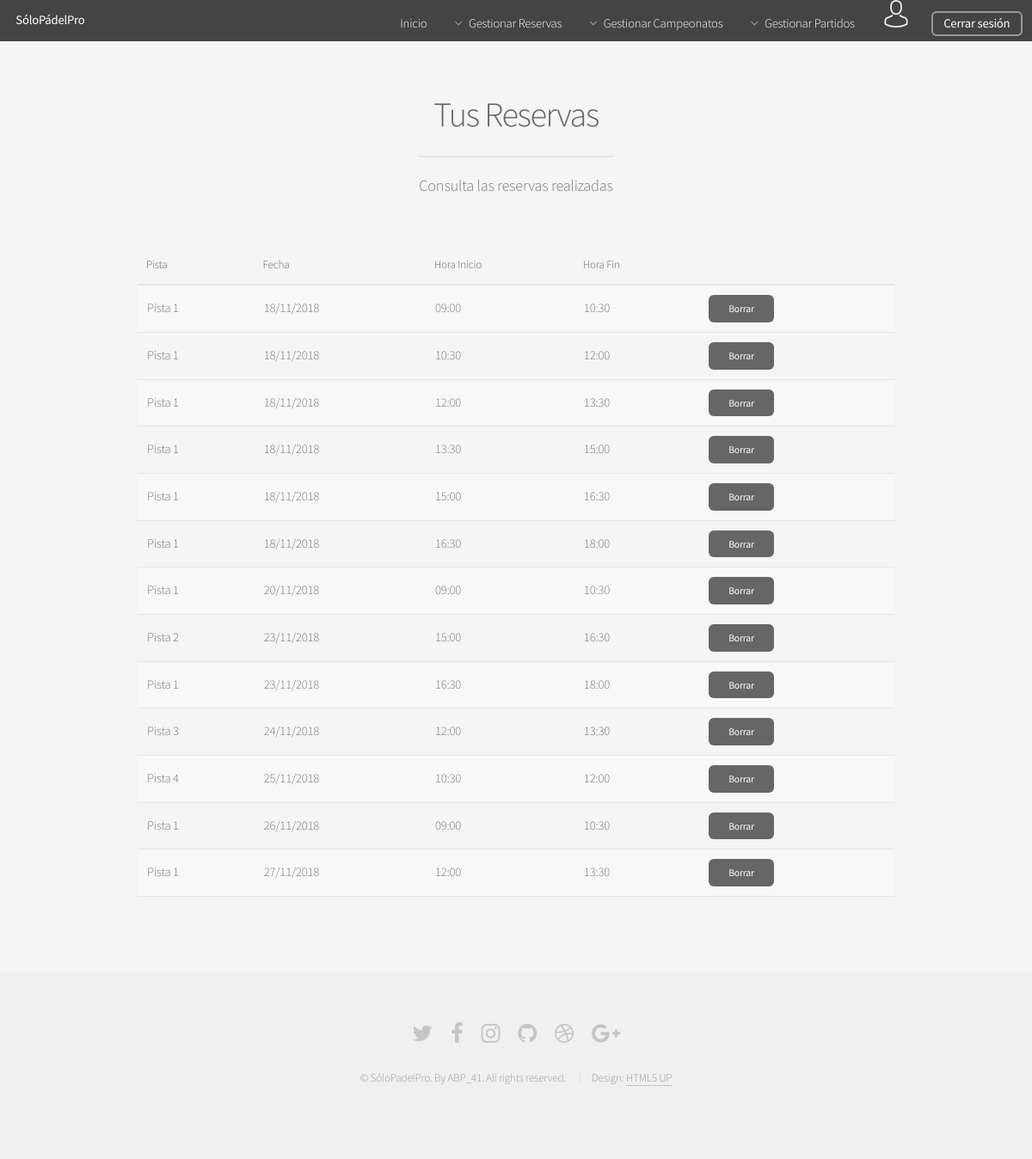
The app's page /Controllers/RESERVAR_PISTA_Controller.php?action=SHOW_RESERVAS (signed in) with its own data.
### tables this page shows
CREATE TABLE IF NOT EXISTS RESERVA(
  ID int(225) AUTO_INCREMENT NOT NULL ,
  USUARIO_LOGIN varchar(25) NOT NULL,
  PISTA_ID int(225) NOT NULL,
  FECHA date NOT NULL,
  HORARIO_ID int(225) NOT NULL,
  PRIMARY KEY(ID),
  FOREIGN KEY (USUARIO_LOGIN) REFERENCES USUARIO (LOGIN) ON DELETE CASCADE,
  FOREIGN KEY (PISTA_ID) REFERENCES PISTA (ID) ON DELETE CASCADE,
  FOREIGN KEY (HORARIO_ID) REFERENCES HORARIO (ID) ON DELETE CASCADE
);

CREATE TABLE IF NOT EXISTS PISTA(
  ID int(225) AUTO_INCREMENT NOT NULL ,
  NOMBRE varchar(25) NOT NULL,
  TIPO varchar(25) NOT NULL,
  PRIMARY KEY(ID)
);

CREATE TABLE IF NOT EXISTS HORARIO(
  ID int(225) AUTO_INCREMENT NOT NULL,
  HORA_INICIO time NOT NULL,
  HORA_FIN time NOT NULL,
  PRIMARY KEY(ID)
);

### Controllers/RESERVAR_PISTA_Controller.php (called while the page is built, shortened)
<?php
include '../Models/RESERVA_Model.php';
include '../Views/RESERVAR_PISTA/RESERVAR_PISTA_SHOWALL_View.php';
if(isset($_REQUEST["action"]))  {
  $action = $_REQUEST["action"];
}else{
  $action = '';
}
switch ($action) {
  case 'SHOW_RESERVAS':
  $RESERVA = new RESERVA_Model('','','','','');
  if($_SESSION["rol"] == 'ADMIN'){
    $reservas = $RESERVA->SHOWALL_Login($_SESSION['login']);
  }
  else{
    $reservas = $RESERVA->SHOWALL_Login($_SESSION['login']);
  }
  new SHOW_RESERVAS($reservas, '../Controllers/RESERVAR_PISTA_Controller.php');
  break;
}
?>

### Functions/Authentication.php (called while the page is built)
<?php
function IsAuthenticated(){
	if (!isset($_SESSION['login'])){
		return false;
	}
	else{
		return true;
	}
}
?>

### Models/RESERVA_Model.php (called while the page is built, shortened)
<?php
class RESERVA_Model{
    var $mensaje;
    var $mysqli;
    function __construct($id,$fecha,$user_login,$pista_ID,$horario_ID){
        include_once '../Functions/Access_DB.php';
        $this->mysqli = ConnectDB();
    }
		function SHOWALL_Login($login){
			if($_SESSION["rol"] == 'ADMIN'){
				$sql = "SELECT P.NOMBRE, R.FECHA, R.ID, R.USUARIO_LOGIN, H.HORA_INICIO, H.HORA_FIN FROM RESERVA R, PISTA P, HORARIO H WHERE (R.PISTA_ID=P.ID) AND (R.HORARIO_ID=H.ID) ORDER BY R.FECHA, H.HORA_INICIO, P.ID";
			}
			else{
			$sql = "SELECT P.NOMBRE, R.FECHA, R.ID, R.USUARIO_LOGIN, H.HORA_INICIO, H.HORA_FIN FROM RESERVA R, PISTA P, HORARIO H WHERE (USUARIO_LOGIN = '$login') AND (R.PISTA_ID=P.ID) AND (R.HORARIO_ID=H.ID) ORDER BY R.FECHA, H.HORA_INICIO, P.ID";
		}
		  if (!($resultado = $this->mysqli->query($sql))){
            $this->mensaje['mensaje'] =  'ERROR: Fallo en la consulta sobre la base de datos';
            return $this->mensaje;
        }
        else{
            return $resultado;
        }
    }
}
?>

### Functions/Access_DB.php (called while the page is built, shortened)
<?php
function ConnectDB(){
   $conexion = mysqli_connect("localhost", "abp41", "abp41", "ABP") or (new MESSAGE('ERROR: No se ha podido conectar con la base de datos', '../index.php'));
 if ($conexion->connect_errno) {
    	return false;
 }else{
 	return $conexion;
 }
}
?>

### Views/RESERVAR_PISTA/RESERVAR_PISTA_SHOWALL_View.php (the view, shortened to what this page needs)
<?php
class SHOW_RESERVAS{
	var $tuplas;
	function __construct($tuplas){
		$this->tuplas = $tuplas;
		$this->render();
	}
	function render(){
		include '../Views/HEADER_View.php';
		?>
		<section id="main" class="container">
			<header>
				<?php
				if($_SESSION["rol"] == 'ADMIN'){
					?>
					<h2>Todas las Reservas</h2>
					<?php
				}
				else {
					?>
					<h2>Tus Reservas</h2>
					<?php
				}
				?>
				<p>Consulta las reservas realizadas</p>
			</header>
			<div class="table-wrapper">
				<table>
					<thead >
						<tr>
							<th>Pista</th>
							<th>Fecha</th>
							<th>Hora Inicio</th>
							<th>Hora Fin</th>
						</tr>
					</thead>
					<tbody>
						<?php
						if($this->tuplas <> NULL){
							while($row = mysqli_fetch_array($this->tuplas)){
								$fecha = explode("-", $row['FECHA']);
								$hora_inicio = explode(":", $row["HORA_INICIO"]);
								$hora_fin = explode(":", $row["HORA_FIN"]);
								$eliminar_reserva = $this->checkFecha($row['FECHA'], $row["HORA_INICIO"]);
								?>
								<tr>
									<td>
										<?=$row['NOMBRE']?>
									</td>
									<td>
										<?=$fecha[2]."/".$fecha[1]."/".$fecha[0]?>
									</td>
									<td>
										<?=$hora_inicio[0].":".$hora_inicio[1]?>
									</td>
									<td>
										<?=$hora_fin[0].":".$hora_fin[1]?>
									</td>
									<td>
								<?php
										if($eliminar_reserva == true){
								?>
										<a class="button small" href="../Controllers/RESERVAR_PISTA_Controller.php?action=DELETE&reserva_ID=<?=$row['ID']?>">Borrar</a>
								<?php
									}
								?>
									</td>
								</tr>
								<?php
							}
						}
						?>
					</tbody>
				</table>
			</div>
		</section>
		<?php
		include '../Views/FOOTER_View.php';
	}
	function checkFecha($fecha, $hora_inicio){
		$fecha_split = explode('-', $fecha);
		$ano = $fecha_split[0];
		$mes = $fecha_split[1];
		$dia = $fecha_split[2];
		$hora_split = explode(':', $hora_inicio);
		$hora = $hora_split[0];
		$min = $hora_split[1];
		$fecha_obj = new DateTime(date('Y-m-d H:i:s', mktime($hora,$min, 0, $mes, $dia,$ano)));
		$fecha_hoy = new DateTime(date('Y-m-d H:i:s'));
		$diff_horas = $fecha_hoy->diff($fecha_obj);
		$out = $diff_horas->format("%d,%H,%i");
		$split_dias = explode(',', $out);
		$dias = $split_dias[0];
		$horas = $split_dias[1];
		if($dias > 0){
			return true;
		}else{
			if($horas >= 12){
				return true;
			}
	 		return false;
		}
	 return false;
	}
}
?>

### Views/HEADER_View.php (shortened to what this page needs)
<?php
include_once '../Functions/Authentication.php';
?>
<html>
<head>
  <link rel="stylesheet" href="../assets/css/main.css" />
  <link rel="stylesheet" type="text/css" href="../assets/css/tcal.css" />
</head>
<body class="is-preload">
  <div id="page-wrapper">
    <header id="header">
      <h1><a href="../index.php">SóloPádelPro</a></h1>
      <nav id="nav">
        <ul>
          <li><a href="../index.php">Inicio</a></li>
          <li>
            <?php
            if(IsAuthenticated()){
              ?>
              <a href="#" class="icon fa-angle-down">Gestionar Reservas</a>
            </li>
            <li>
              <a class="icon fa-angle-down">Gestionar Campeonatos</a>
            </li>
            <li>
              <a href="#" class="icon fa-angle-down">Gestionar Partidos</a>
            </li>
            <li><a href="#" class="class="icon fa-angle-down >
              <input type="image" id="login" src="../Views/images/avatar.png">
            </a>
          </li>
          <li>
            <a href="../Functions/Desconectar.php" class="button">Cerrar sesión</a>
            <?php
          }
          ?>
        </li>
      </ul>
    </nav>
  </header>

### Views/FOOTER_View.php (shortened to what this page needs)
<footer id="footer">
            <ul class="icons">
                <li><a href="#" class="icon fa-twitter"><span class="label">Twitter</span></a></li>
                <li><a href="#" class="icon fa-facebook"><span class="label">Facebook</span></a></li>
                <li><a href="#" class="icon fa-instagram"><span class="label">Instagram</span></a></li>
                <li><a href="#" class="icon fa-github"><span class="label">Github</span></a></li>
                <li><a href="#" class="icon fa-dribbble"><span class="label">Dribbble</span></a></li>
                <li><a href="#" class="icon fa-google-plus"><span class="label">Google+</span></a></li>
            </ul>
            <ul class="copyright">
                <li>&copy; SóloPadelPro. By ABP_41. All rights reserved.</li>
                <li>Design: <a href="http://html5up.net">HTML5 UP</a></li>
            </ul>
        </footer>
</div>
</body>
</html>

### records on screen
reserva: PISTA_ID.NOMBRE "Pista 1", fecha "18", hora_inicio "09", hora_inicio "00", HORARIO_ID.HORA_FIN "10", HORARIO_ID.HORA_FIN "30"
reserva: PISTA_ID.NOMBRE "Pista 1", fecha "18", hora_inicio "10", hora_inicio "30", HORARIO_ID.HORA_FIN "12", HORARIO_ID.HORA_FIN "00"
reserva: PISTA_ID.NOMBRE "Pista 1", fecha "18", hora_inicio "12", hora_inicio "00", HORARIO_ID.HORA_FIN "13", HORARIO_ID.HORA_FIN "30"
reserva: PISTA_ID.NOMBRE "Pista 1", fecha "18", hora_inicio "13", hora_inicio "30", HORARIO_ID.HORA_FIN "15", HORARIO_ID.HORA_FIN "00"
reserva: PISTA_ID.NOMBRE "Pista 1", fecha "18", hora_inicio "15", hora_inicio "00", HORARIO_ID.HORA_FIN "16", HORARIO_ID.HORA_FIN "30"
reserva: PISTA_ID.NOMBRE "Pista 1", fecha "18", hora_inicio "16", hora_inicio "30", HORARIO_ID.HORA_FIN "18", HORARIO_ID.HORA_FIN "00"
reserva: PISTA_ID.NOMBRE "Pista 1", fecha "20", hora_inicio "09", hora_inicio "00", HORARIO_ID.HORA_FIN "10", HORARIO_ID.HORA_FIN "30"
reserva: PISTA_ID.NOMBRE "Pista 2", fecha "23", hora_inicio "15", hora_inicio "00", HORARIO_ID.HORA_FIN "16", HORARIO_ID.HORA_FIN "30"
reserva: PISTA_ID.NOMBRE "Pista 1", fecha "23", hora_inicio "16", hora_inicio "30", HORARIO_ID.HORA_FIN "18", HORARIO_ID.HORA_FIN "00"
reserva: PISTA_ID.NOMBRE "Pista 3", fecha "24", hora_inicio "12", hora_inicio "00", HORARIO_ID.HORA_FIN "13", HORARIO_ID.HORA_FIN "30"
reserva: PISTA_ID.NOMBRE "Pista 4", fecha "25", hora_inicio "10", hora_inicio "30", HORARIO_ID.HORA_FIN "12", HORARIO_ID.HORA_FIN "00"
reserva: PISTA_ID.NOMBRE "Pista 1", fecha "26", hora_inicio "09", hora_inicio "00", HORARIO_ID.HORA_FIN "10", HORARIO_ID.HORA_FIN "30"
reserva: PISTA_ID.NOMBRE "Pista 1", fecha "27", hora_inicio "12", hora_inicio "00", HORARIO_ID.HORA_FIN "13", HORARIO_ID.HORA_FIN "30"
